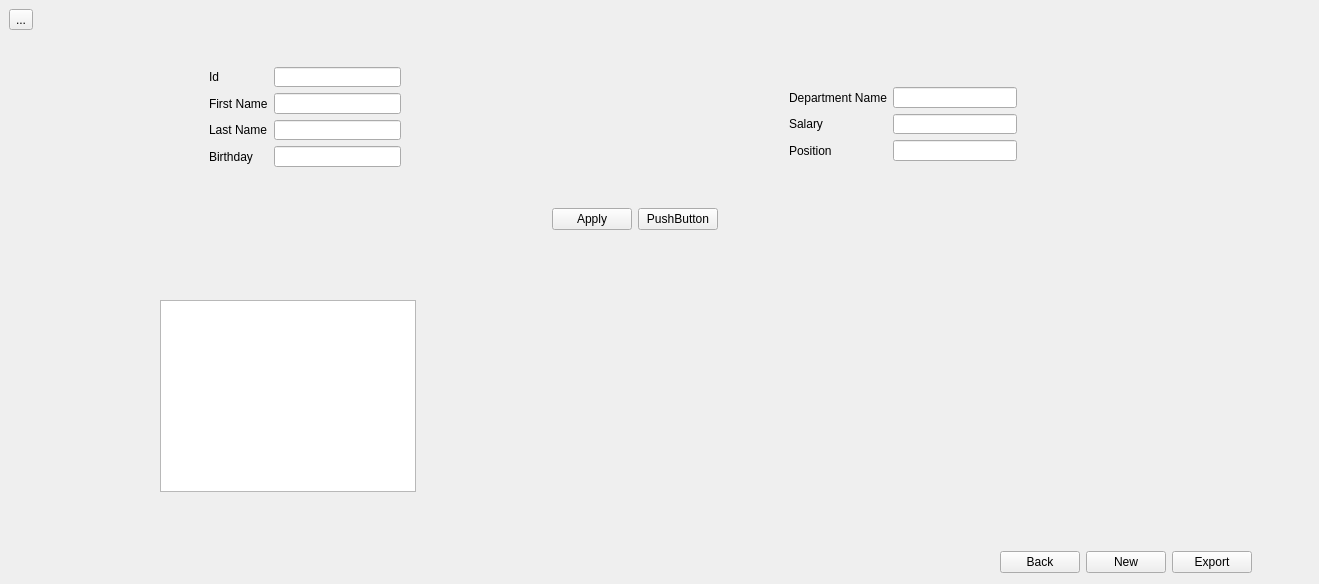
<?xml version="1.0" encoding="UTF-8"?>
<ui version="4.0">
 <class>MainWindow</class>
 <widget class="QMainWindow" name="MainWindow">
  <property name="geometry">
   <rect>
    <x>0</x>
    <y>0</y>
    <width>1319</width>
    <height>584</height>
   </rect>
  </property>
  <property name="windowTitle">
   <string>MainWindow</string>
  </property>
  <widget class="QWidget" name="centralwidget">
   <widget class="QTableView" name="tableView">
    <property name="geometry">
     <rect>
      <x>160</x>
      <y>300</y>
      <width>256</width>
      <height>192</height>
     </rect>
    </property>
   </widget>
   <widget class="QWidget" name="widget" native="true">
    <property name="geometry">
     <rect>
      <x>9</x>
      <y>37</y>
      <width>1251</width>
      <height>231</height>
     </rect>
    </property>
    <widget class="QWidget" name="">
     <property name="geometry">
      <rect>
       <x>780</x>
       <y>50</y>
       <width>228</width>
       <height>74</height>
      </rect>
     </property>
     <layout class="QFormLayout" name="formLayout_2">
      <item row="0" column="0">
       <widget class="QLabel" name="departmentNameLabel">
        <property name="text">
         <string>Department Name</string>
        </property>
       </widget>
      </item>
      <item row="0" column="1">
       <widget class="QLineEdit" name="departmentNameLineEdit"/>
      </item>
      <item row="1" column="0">
       <widget class="QLabel" name="salaryLabel">
        <property name="text">
         <string>Salary</string>
        </property>
       </widget>
      </item>
      <item row="1" column="1">
       <widget class="QLineEdit" name="salaryLineEdit"/>
      </item>
      <item row="2" column="0">
       <widget class="QLabel" name="positionLabel">
        <property name="text">
         <string>Position</string>
        </property>
       </widget>
      </item>
      <item row="2" column="1">
       <widget class="QLineEdit" name="positionLineEdit"/>
      </item>
     </layout>
    </widget>
    <widget class="QWidget" name="">
     <property name="geometry">
      <rect>
       <x>200</x>
       <y>30</y>
       <width>192</width>
       <height>100</height>
      </rect>
     </property>
     <layout class="QFormLayout" name="formLayout">
      <item row="0" column="0">
       <widget class="QLabel" name="idLabel">
        <property name="text">
         <string>Id</string>
        </property>
       </widget>
      </item>
      <item row="0" column="1">
       <widget class="QLineEdit" name="idLineEdit"/>
      </item>
      <item row="1" column="0">
       <widget class="QLabel" name="firstNameLabel">
        <property name="text">
         <string>First Name</string>
        </property>
       </widget>
      </item>
      <item row="1" column="1">
       <widget class="QLineEdit" name="firstNameLineEdit"/>
      </item>
      <item row="2" column="0">
       <widget class="QLabel" name="lastNameLabel">
        <property name="text">
         <string>Last Name</string>
        </property>
       </widget>
      </item>
      <item row="2" column="1">
       <widget class="QLineEdit" name="lastNameLineEdit"/>
      </item>
      <item row="3" column="0">
       <widget class="QLabel" name="birthdayLabel">
        <property name="text">
         <string>Birthday</string>
        </property>
       </widget>
      </item>
      <item row="3" column="1">
       <widget class="QLineEdit" name="birthdayLineEdit">
        <property name="text">
         <string/>
        </property>
       </widget>
      </item>
     </layout>
    </widget>
    <widget class="QWidget" name="">
     <property name="geometry">
      <rect>
       <x>20</x>
       <y>170</y>
       <width>1211</width>
       <height>25</height>
      </rect>
     </property>
     <layout class="QGridLayout" name="gridLayout">
      <item row="0" column="0">
       <spacer name="horizontalSpacer_3">
        <property name="orientation">
         <enum>Qt::Horizontal</enum>
        </property>
        <property name="sizeHint" stdset="0">
         <size>
          <width>228</width>
          <height>20</height>
         </size>
        </property>
       </spacer>
      </item>
      <item row="0" column="1">
       <widget class="QPushButton" name="pushButton">
        <property name="text">
         <string>Apply</string>
        </property>
       </widget>
      </item>
      <item row="0" column="2">
       <widget class="QPushButton" name="pushButton_2">
        <property name="text">
         <string>PushButton</string>
        </property>
       </widget>
      </item>
      <item row="0" column="3">
       <spacer name="horizontalSpacer_4">
        <property name="orientation">
         <enum>Qt::Horizontal</enum>
        </property>
        <property name="sizeHint" stdset="0">
         <size>
          <width>178</width>
          <height>20</height>
         </size>
        </property>
       </spacer>
      </item>
     </layout>
    </widget>
   </widget>
   <widget class="QWidget" name="">
    <property name="geometry">
     <rect>
      <x>9</x>
      <y>9</y>
      <width>1231</width>
      <height>22</height>
     </rect>
    </property>
    <layout class="QGridLayout" name="upperGridLayout">
     <item row="0" column="0">
      <widget class="QToolButton" name="toolButton">
       <property name="text">
        <string>...</string>
       </property>
      </widget>
     </item>
     <item row="0" column="1">
      <spacer name="horizontalSpacer_2">
       <property name="orientation">
        <enum>Qt::Horizontal</enum>
       </property>
       <property name="sizeHint" stdset="0">
        <size>
         <width>1098</width>
         <height>20</height>
        </size>
       </property>
      </spacer>
     </item>
    </layout>
   </widget>
   <widget class="QWidget" name="">
    <property name="geometry">
     <rect>
      <x>9</x>
      <y>550</y>
      <width>1243</width>
      <height>25</height>
     </rect>
    </property>
    <layout class="QGridLayout" name="bottomGridLaout">
     <item row="0" column="0">
      <spacer name="horizontalSpacer">
       <property name="orientation">
        <enum>Qt::Horizontal</enum>
       </property>
       <property name="sizeHint" stdset="0">
        <size>
         <width>998</width>
         <height>20</height>
        </size>
       </property>
      </spacer>
     </item>
     <item row="0" column="1">
      <widget class="QPushButton" name="backButton">
       <property name="text">
        <string>Back</string>
       </property>
      </widget>
     </item>
     <item row="0" column="2">
      <widget class="QPushButton" name="newButton">
       <property name="text">
        <string>New</string>
       </property>
      </widget>
     </item>
     <item row="0" column="3">
      <widget class="QPushButton" name="exportButton">
       <property name="text">
        <string>Export</string>
       </property>
      </widget>
     </item>
    </layout>
   </widget>
  </widget>
 </widget>
 <resources/>
 <connections/>
</ui>
